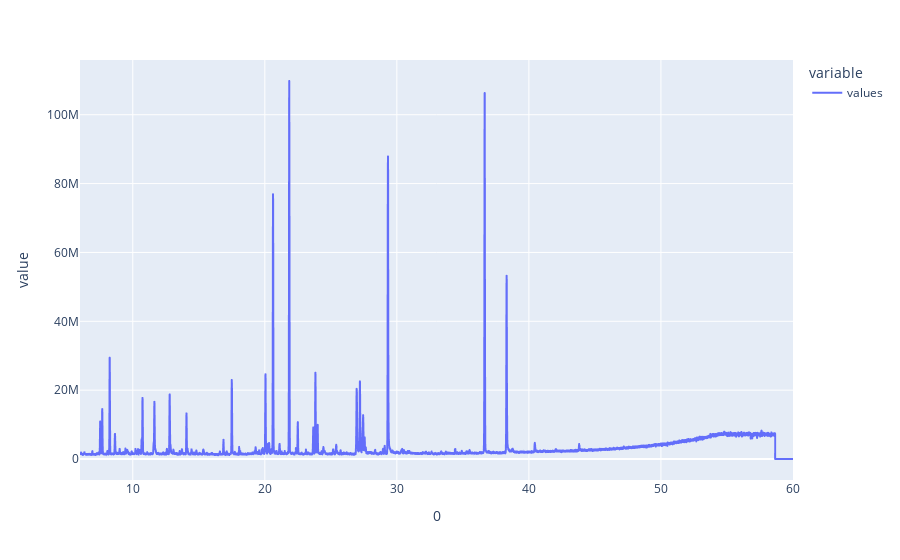

The notebook cell saved with this chart:
### Markdown cell above
## Mise en évidence des pics
Le passage des données en logarithme permet de mettre en évidence les plus petits pics du graphique, le but est de ne pas donner un importance trop grande aux pics les plus grands, car cela pourrait compliquer le travail sur la partie IA dans le cas ou l'information importante est contenue dans un pic de taille faible.<br>
Remarque : la fonction logarithme est bijective, il n'y a donc pas de perte d'information.

### Code cell
temp = np.log(temp)
temp.plot()

### Figure 1 — Plotly figure (JSON) as saved in the notebook; plotly's stock layout.template omitted (floating-point values rounded to 4 significant figures; data arrays with more than 128 entries replaced by an {"elided": "..."} marker saying what was removed)
{"data": [{"hovertemplate": "variable=values<br>0=%{x}<br>value=%{y}<extra></extra>", "legendgroup": "values", "line": {"color": "#636efa", "dash": "solid"}, "mode": "lines", "name": "values", "showlegend": true, "type": "scattergl", "x": {"elided": "9150 float values"}, "xaxis": "x", "y": {"elided": "9150 int values"}, "yaxis": "y"}], "layout": {"legend": {"title": {"text": "variable"}, "tracegroupgap": 0}, "margin": {"t": 60}, "xaxis": {"anchor": "y", "domain": [0, 1], "title": {"text": "0"}}, "yaxis": {"anchor": "x", "domain": [0, 1], "title": {"text": "value"}}}}
